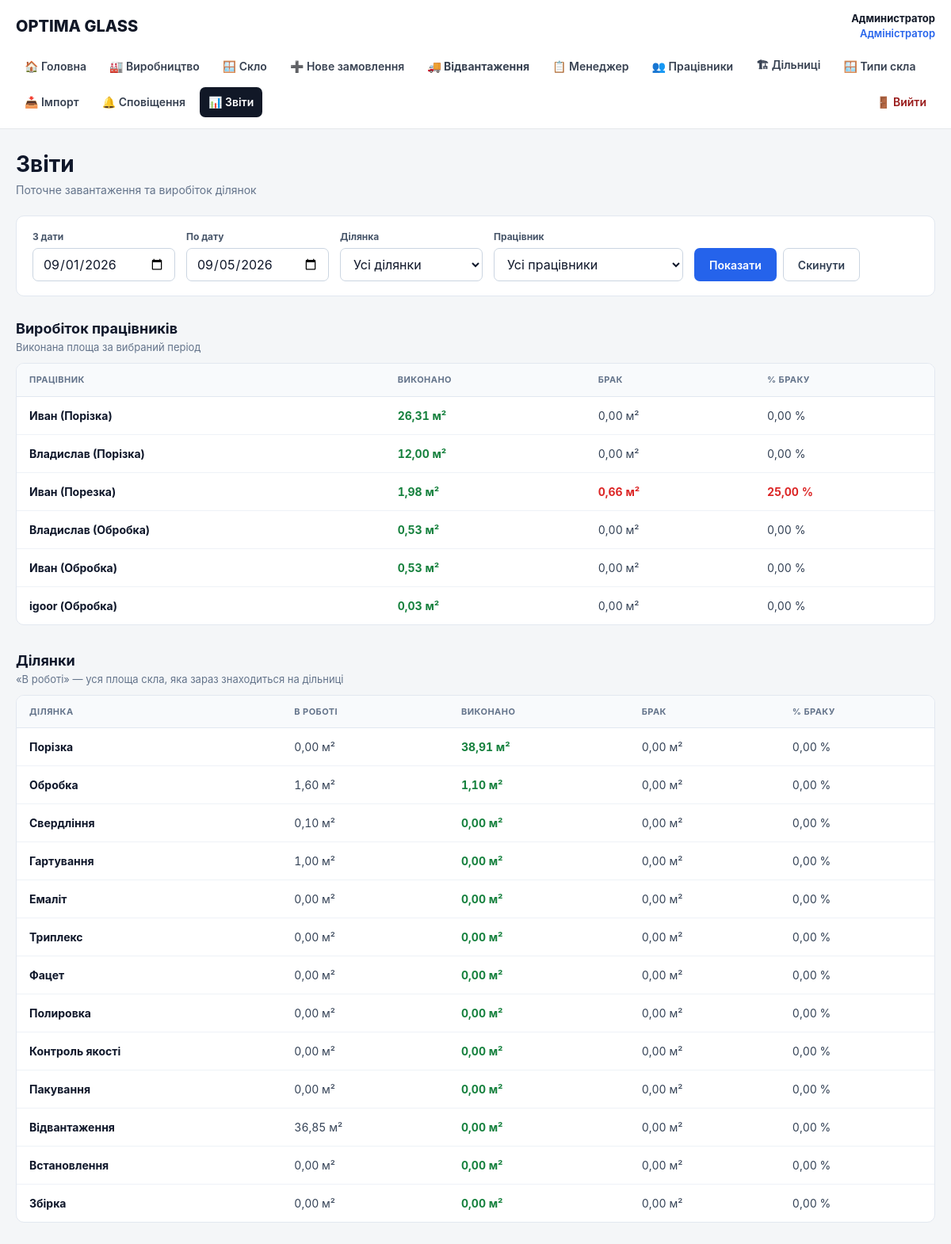
/reports.php (signed in), run on the app's committed database.
### tables this page shows
CREATE TABLE users (
        id INTEGER PRIMARY KEY AUTOINCREMENT,
        name TEXT NOT NULL,
        email TEXT NOT NULL UNIQUE,
        password TEXT NOT NULL,
        role TEXT NOT NULL DEFAULT 'employee',
        active INTEGER NOT NULL DEFAULT 1,
        created_at TEXT NOT NULL DEFAULT CURRENT_TIMESTAMP
    , stage_id INTEGER REFERENCES production_stages(id));

### public/reports.php (the view, shortened to what the rows shown need)
<?php
require_once __DIR__ . '/../src/auth.php';
require_once __DIR__ . '/../src/permissions.php';
$dateFrom = trim((string)($_GET['date_from'] ?? date('Y-m-01')));
$dateTo = trim((string)($_GET['date_to'] ?? date('Y-m-d')));
$fromDateTime = $dateFrom . ' 00:00:00';
$toDateTime = $dateTo . ' 23:59:59';
$areaSql = "
    (
        COALESCE(g.width, 0)
        * COALESCE(g.height, 0)
        * COALESCE(g.quantity, 1)
    ) / 1000000.0
";
$employeeWhere = "
    go.created_at BETWEEN :date_from AND :date_to
";
$employeeParams = [
    ':date_from' => $fromDateTime,
    ':date_to' => $toDateTime,
];
$employeeOuterWhere = "
    1 = 1
";
$stmt->execute(
    $employeeParams
);
$employees =
    $stmt->fetchAll(
        PDO::FETCH_ASSOC
    );
function formatArea(float|int|string|null $value): string
{
    return number_format((float)$value, 2, ',', ' ') . ' м²';
}
function rejectPercent(
    float|int|string|null $completed,
    float|int|string|null $reject
): string {
    $completed = (float)$completed;
    $reject = (float)$reject;
    $total = $completed + $reject;
    if ($total <= 0) {
        return '0,00 %';
    }
    return number_format(
        ($reject / $total) * 100,
        2,
        ',',
        ' '
    ) . ' %';
}
require __DIR__ . '/../src/partials/header.php';
?>
<div class="og-page reports-page">
    <div class="reports-heading">
        <div>
            <h1>Звіти</h1>
        </div>
    </div>
    <section class="reports-section">
        <div class="reports-section-heading">
            <div>
                <h2>Виробіток працівників</h2>
            </div>
        </div>
        <div class="reports-table-wrap">
            <table class="reports-table">
                <thead>
                <tr>
                    <th>Працівник</th>
                    <th>Виконано</th>
                    <th>Брак</th>
                    <th>% браку</th>
                </tr>
                </thead>
                <tbody>
                <?php if (!$employees): ?>
                    <tr>
                        <td colspan="4" class="reports-empty">
                            Немає даних за вибраний період
                        </td>
                    </tr>
                <?php else: ?>
                    <?php foreach ($employees as $employee): ?>
                        <?php
                        $employeeName =
                            (string)($employee['employee']
                            ?? 'Без працівника');
                        $employeeStage =
                            trim((string)($employee['stage_name'] ?? ''));
                        if ($employeeStage !== '') {
                            $employeeName .=
                                ' (' . $employeeStage . ')';
                        }
                        $rejectValue =
                            (float)$employee['rejected_area'];
                        ?>
                        <tr>
                            <td class="reports-name">
                                <?= htmlspecialchars($employeeName) ?>
                            </td>
                            <td class="reports-number reports-success">
                                <?= formatArea(
                                    $employee['completed_area']
                                ) ?>
                            </td>
                            <td class="reports-number <?= $rejectValue > 0
                                ? 'reports-danger'
                                : '' ?>">
                                <?= formatArea(
                                    $employee['rejected_area']
                                ) ?>
                            </td>
                            <td class="reports-number <?= $rejectValue > 0
                                ? 'reports-danger'
                                : '' ?>">
                                <?= rejectPercent(
                                    $employee['completed_area'],
                                    $employee['rejected_area']
                                ) ?>
                            </td>
                        </tr>
                    <?php endforeach; ?>
                <?php endif; ?>
                </tbody>
            </table>
        </div>
    </section>
    <section class="reports-section">
        <div class="reports-section-heading">
            <div>
                <h2>Ділянки</h2>
            </div>
        </div>
        <div class="reports-table-wrap">
            <table class="reports-table">
                <thead>
                <tr>
                    <th>Ділянка</th>
                    <th>В роботі</th>
                    <th>Виконано</th>
                    <th>Брак</th>
                    <th>% браку</th>
                </tr>
                </thead>
            </table>
        </div>
    </section>
</div>

### src/partials/header.php (shortened to what the rows shown need)
<?php
require_once __DIR__ . '/../auth.php';
require_once __DIR__ . '/../permissions.php';
$headerUser =
    isset($user) && is_array($user)
        ? $user
        : current_user();
$currentPage = basename(
    $_SERVER['PHP_SELF'] ?? ''
);
$headerRole = $headerUser['role'] ?? '';
$headerRoleLabels = [
    'superadmin'      => 'Суперадміністратор',
    'admin'           => 'Адміністратор',
    'manager'         => 'Менеджер',
    'section_manager' => 'Майстер дільниці',
    'employee'        => 'Працівник',
];
if (!function_exists('headerMenuItem')) {
    function headerMenuItem(
        string $url,
        string $label,
        string $page,
        string $currentPage,
        bool $allowed = true,
        string $extraClass = ''
    ): void {
        ?>
<link rel="stylesheet" href="/assets/css/app.css">
        <?php
    }
}
?>
<header class="app-header">
    <div class="app-header-inner">
        <div class="app-topbar">
            <?php if ($headerUser): ?>
                <div class="app-user">
                    <strong>
                        <?= htmlspecialchars(
                            $headerUser['name'] ?? '',
                            ENT_QUOTES,
                            'UTF-8'
                        ) ?>
                    </strong>
                    <br>
                    <span class="app-user-role">
                        <?= htmlspecialchars(
                            $headerRoleLabels[$headerRole]
                                ?? $headerRole,
                            ENT_QUOTES,
                            'UTF-8'
                        ) ?>
                    </span>
                </div>
            <?php endif; ?>
        </div>
        <?php if ($headerUser): ?>
                <?php
                if ($headerRole === 'superadmin') {
                    headerMenuItem(
                        '/',
                        '🏠 Головна',
                        'index.php',
                        $currentPage
                    );
                    headerMenuItem(
                        '/production.php',
                        '🏭 Виробництво',
                        'production.php',
                        $currentPage,
                        can(
                            'production.view',
                            $headerUser
                        )
                    );
                    headerMenuItem(
                        '/glasses.php',
                        '🪟 Скло',
                        'glasses.php',
                        $currentPage,
                        can(
                            'glass.view',
                            $headerUser
                        )
                    );
                    headerMenuItem(
                        '/glass_create.php',
                        '➕ Нове замовлення',
                        'glass_create.php',
                        $currentPage,
                        can(
                            'glass.create',
                            $headerUser
                        )
                    );
                    headerMenuItem(
                        '/shipping.php',
                        '🚚 Відвантаження',
                        'shipping.php',
                        $currentPage,
                        can(
                            'production.ship',
                            $headerUser
                        ),
                        'shipping-link'
                    );
                    headerMenuItem(
                        '/manager.php',
                        '📋 Менеджер',
                        'manager.php',
                        $currentPage,
                        can(
                            'orders.start_production',
                            $headerUser
                        )
                    );
                    headerMenuItem(
                        '/employees.php',
                        '👥 Працівники',
                        'employees.php',
                        $currentPage,
                        can(
                            'employees.view',
                            $headerUser
                        )
                    );
                    headerMenuItem(
                        '/roles.php',
                        '🔐 Ролі',
                        'roles.php',
                        $currentPage,
                        can(
                            'system.roles',
                            $headerUser
                        )
                    );
                    headerMenuItem(
                        '/user_permissions.php',
                        '🛡 Права',
                        'user_permissions.php',
                        $currentPage,
                        can(
                            'user_permissions.manage',
                            $headerUser
                        )
                    );
                    headerMenuItem(
                        '/admin/stages.php',
                        '🏗 Дільниці',
                        'stages.php',
                        $currentPage,
                        can(
                            'system.settings',
                            $headerUser
                        )
                    );
                    headerMenuItem(
                        '/admin/glass_types.php',
                        '🪟 Типи скла',
                        'glass_types.php',
                        $currentPage,
                        can(
                            'system.settings',
                            $headerUser
                        )
                    );
                    headerMenuItem(
                        '/admin/import.php',
                        '📥 Імпорт',
                        'import.php',
                        $currentPage,
                        can(
                            'orders.create',
                            $headerUser
                        )
                    );
                    headerMenuItem(
                        '/notifications.php',
                        '🔔 Сповіщення',
                        'notifications.php',
                        $currentPage,
                        can(
                            'notifications.view',
                            $headerUser
                        )
                    );
                }
                elseif ($headerRole === 'admin') {
                    headerMenuItem(
                        '/',
                        '🏠 Головна',
                        'index.php',
                        $currentPage
                    );
                }
                ?>
        <?php endif; ?>
    </div>
</header>

### data on the page
users: name "Администратор", role "Адміністратор"
users: employeeName "Иван (Порізка)", completed_area "26,31 м²", rejected_area "0,00 м²", rejected_area "0,00 %", employeeName "Иван (Порезка)", completed_area "1,98 м²", rejected_area "0,66 м²", rejected_area "25,00 %", employeeName "Иван (Обробка)", completed_area "0,53 м²"
users: employeeName "Владислав (Порізка)", completed_area "12,00 м²", rejected_area "0,00 м²", rejected_area "0,00 %", employeeName "Владислав (Обробка)", completed_area "0,53 м²"
users: employeeName "igoor (Обробка)", completed_area "0,03 м²", rejected_area "0,00 м²", rejected_area "0,00 %"

### other printed values
$label "🏠 Головна 🏭 Виробництво 🪟 Скло ➕ Нове замовлення 🚚 Відвантаження 📋 Менеджер 👥 Працівники 🏗 Дільниці 🪟 Типи скла 📥 Імпорт 🔔 Сповіщення 📊 Звіти"
$stage['stage'] "Порізка"
$stage['stage'] "Обробка"
$stage['stage'] "Свердління"
$stage['stage'] "Гартування"
$stage['stage'] "Емаліт"
$stage['stage'] "Триплекс"
$stage['stage'] "Фацет"
$stage['stage'] "Полировка"
$stage['stage'] "Контроль якості"
$stage['stage'] "Пакування"
$stage['stage'] "Відвантаження"
$stage['stage'] "Встановлення"
$stage['stage'] "Збірка"
